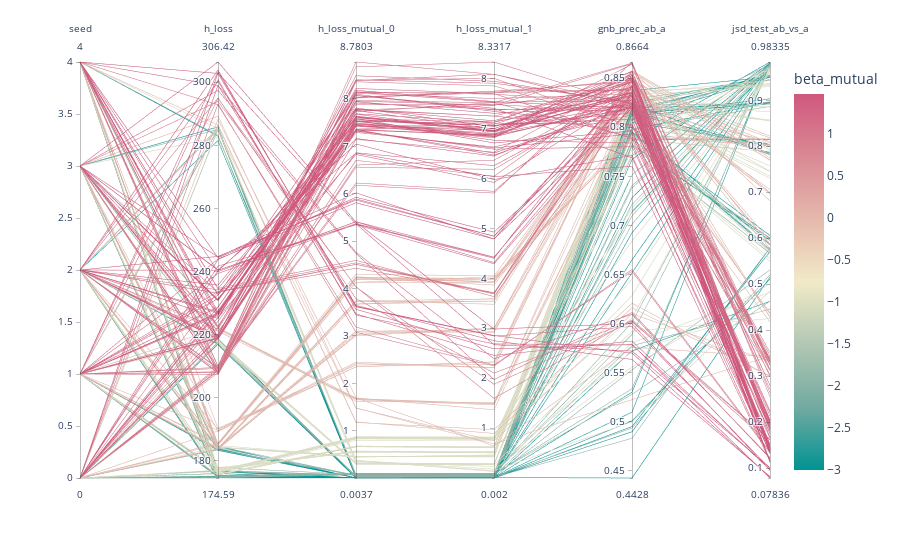

Notebook source saved alongside this figure:
### Code cell
fig = px.parallel_coordinates(df_plt, color="beta_mutual",
                              dimensions=['seed', 'h_loss', 'h_loss_mutual_0', 'h_loss_mutual_1', 'gnb_prec_ab_a', 'jsd_test_ab_vs_a'],
                              color_continuous_scale=px.colors.diverging.Tealrose)
fig.show()

### Figure 1 — Plotly figure (JSON) as saved in the notebook; plotly's stock layout.template omitted (floating-point values rounded to 4 significant figures; data arrays with more than 128 entries replaced by an {"elided": "..."} marker saying what was removed)
{"data": [{"dimensions": [{"label": "seed", "values": {"elided": "245 int values"}}, {"label": "h_loss", "values": {"elided": "245 float values"}}, {"label": "h_loss_mutual_0", "values": {"elided": "245 float values"}}, {"label": "h_loss_mutual_1", "values": {"elided": "245 float values"}}, {"label": "gnb_prec_ab_a", "values": {"elided": "245 float values"}}, {"label": "jsd_test_ab_vs_a", "values": {"elided": "245 float values"}}], "domain": {"y": [0.0, 1.0], "x": [0.0, 1.0]}, "type": "parcoords", "name": "", "line": {"coloraxis": "coloraxis", "color": {"elided": "245 float values"}}}], "layout": {"coloraxis": {"colorscale": [[0.0, "rgb(0, 147, 146)"], [0.1667, "rgb(114, 170, 161)"], [0.3333, "rgb(177, 199, 179)"], [0.5, "rgb(241, 234, 200)"], [0.6667, "rgb(229, 185, 173)"], [0.8333, "rgb(217, 137, 148)"], [1.0, "rgb(208, 88, 126)"]], "colorbar": {"title": {"text": "beta_mutual"}}}, "legend": {"tracegroupgap": 0}, "margin": {"t": 60}}}
